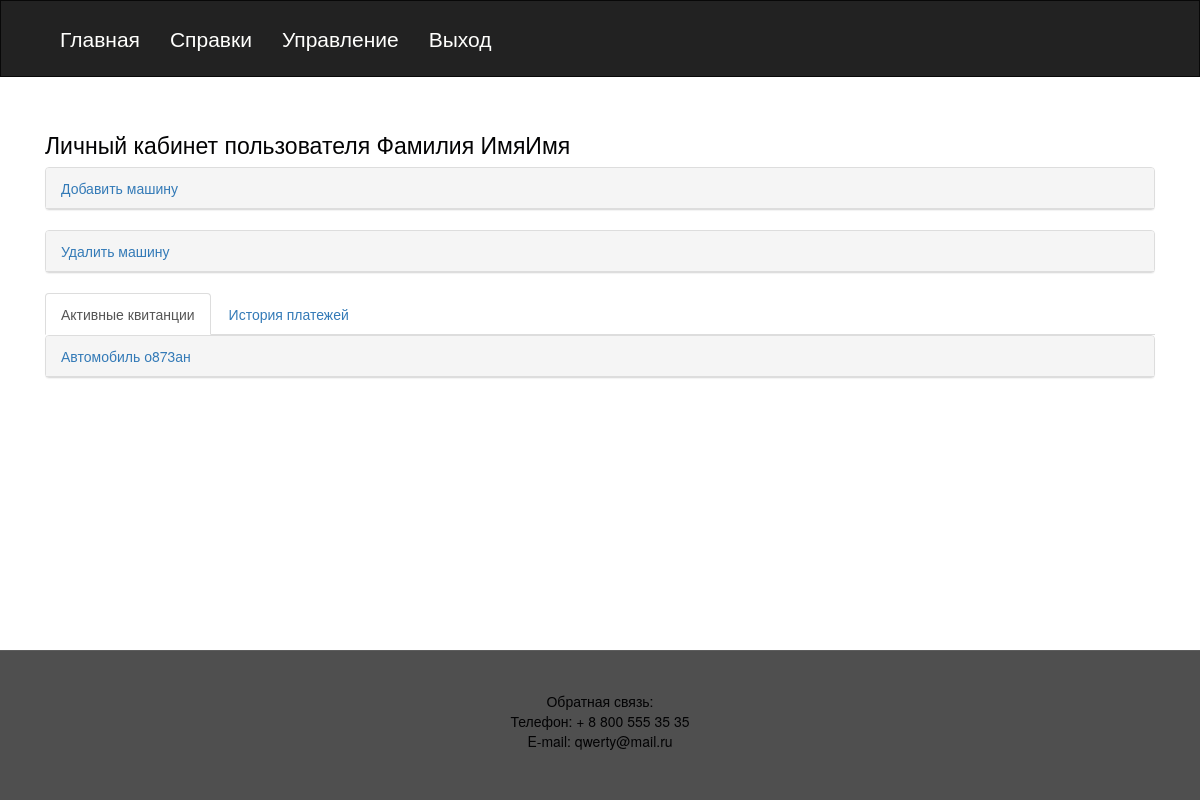
Page /personal (signed in) on the committed database.
### tables this page shows
CREATE TABLE "Clients" (
	`ID_client`	INTEGER NOT NULL PRIMARY KEY AUTOINCREMENT,
	`Second_Name`	TEXT NOT NULL,
	`First_Name`	TEXT NOT NULL,
	`Middle_Name`	TEXT NOT NULL,
	`Address`	TEXT NOT NULL,
	`Phone`	TEXT NOT NULL,
	`Password`	TEXT NOT NULL
);

CREATE TABLE "Placed" (
	`Ticket_Number`	INTEGER NOT NULL PRIMARY KEY AUTOINCREMENT,
	`ID_Box`	INTEGER NOT NULL,
	`Car_Number`	TEXT NOT NULL,
	`Rent_Start`	TEXT NOT NULL,
	`Rent_End`	TEXT NOT NULL,
	`Paid`	TEXT NOT NULL DEFAULT 'NO',
	`Busy`	TEXT NOT NULL DEFAULT 'NO',
	FOREIGN KEY(`ID_Box`) REFERENCES `Box`,
	FOREIGN KEY(`Car_Number`) REFERENCES `Cars`
);

CREATE TABLE "Cars" (
	`Car_Number`	TEXT NOT NULL,
	`ID_client`	INTEGER NOT NULL,
	`Brand`	TEXT NOT NULL,
	PRIMARY KEY(Car_Number),
	FOREIGN KEY(`ID_client`) REFERENCES `Clients`,
	FOREIGN KEY(`Brand`) REFERENCES `Car_Brands`
);

### main.py (the view, shortened to what this page needs)
@app.route('/personal', methods=['GET', 'POST'])
@login_required
def personal_area():
    client = get_client_name()
    tickets = get_tickets_list()
    ticket_active = []
    ticket_not_active = []
    for ticket in tickets:
        if ticket[6] == 'YES':
            ticket_active.append(ticket)
        else:
            ticket_not_active.append(ticket)
    forms = {'AddCar': AddCar(request.form),
             'DeleteCar': DeleteCar(request.form)}
    forms['AddCar'].mark_name.choices = get_mark_list()
    forms['DeleteCar'].car_number.choices = get_client_cars()
    return render_template('personal.html', f=forms, tickets_active=ticket_active, tickets_not_active=ticket_not_active, client=client)

### main.py (called while the page is built)
def login_required(f):
    @wraps(f)
    def wrapper(*args, **kwargs):
        if 'logged_in' in session:
            return f(*args, **kwargs)
        else:
            flash('Сначала необходимо войти.')
            return redirect('/login')
    return wrapper

### sql_core.py (called while the page is built)
def get_mark_list():
    con = lite.connect(DATABASE)
    with con:
        cur = con.cursor()
        rows = cur.execute("SELECT Car_Brands.Brand FROM Car_Brands").fetchall()
        return [(row[0], row[0]) for row in rows]

def get_client_name():
    con = lite.connect(DATABASE)
    with con:
        cur = con.cursor()
        cur.execute('''SELECT Clients.First_Name, Clients.Second_Name
                       FROM  Clients
                       WHERE Clients.Phone = :phone''',
                    {'phone': session['phone']})
        full_name = cur.fetchone()
    return full_name

def get_client_cars():
    con = lite.connect(DATABASE)
    with con:
        cur = con.cursor()
        client_cars = cur.execute('''SELECT Car_Number
                                     FROM Cars
                                     WHERE ID_client = (SELECT ID_client
                                                        FROM Clients
                                                        WHERE Phone = :phone)''',
                                  {'phone': session['phone']}).fetchall()
    return [(row[0], row[0]) for row in client_cars]

### templates/personal.html (shortened to what this page needs)
{% from "_formhelpers.html" import render_field %}
{% extends "base.html" %}
{% block content %}
<div class="container-fluid" style="padding: 15px">
    <h2>Личный кабинет пользователя {{client[1]}} {{client[0]}}</h2>
    <div class="panel panel-default">
        <div class="panel-heading"><a data-toggle="collapse" href="#add">Добавить машину</a></div>
    </div>
    <div class="panel panel-default">
        <div class="panel-heading"><a data-toggle="collapse" href="#del">Удалить машину</a></div>
    </div>
    <ul class="nav nav-tabs" role="tablist">
        <li class="active"><a href="#active" aria-controls="active" role="tab" data-toggle="tab">Активные квитанции</a></li>
        <li><a href="#history" aria-controls="history" role="tab" data-toggle="tab">История платежей</a></li>
    </ul>
    <div class="tab-content">
        <div role="tabpanel" class="tab-pane active" id="active">
             <form name="ticket_id_refuse" role="form" method="post">
                {% for t in tickets_active %}
                    <div class="panel panel-default">
                        <div class="panel-heading"><a data-toggle="collapse" href="#{{t[0]}}">Автомобиль {{t[1]}}</a></div>
                    </div>
                {% endfor %}
             </form>
        </div>
    </div>
</div>
{% endblock %}

### static/style.css (style rules this page uses)
body { background-сolor: #fff; margin: 0px!important; color: #030304; height: 100%; padding-bottom: 150px!important; padding-top: 0px!important; }
h2 { font-size: 23px; }
ul { padding-right: 40px!important; }

### rows in the picture
Clients: Second_Name "Фамилия", First_Name "ИмяИмя"
Placed: Car_Number "о873ан"
